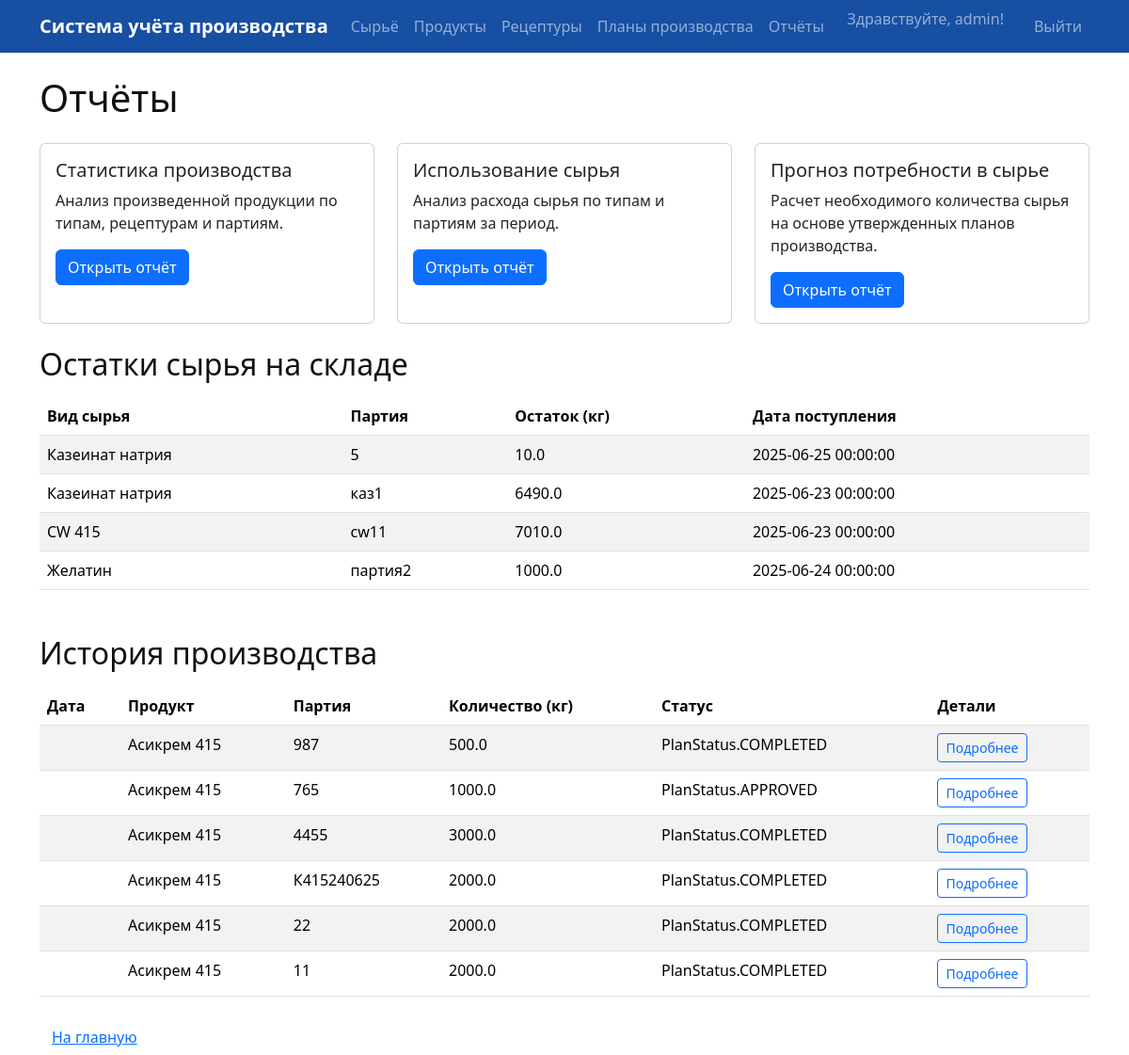
The app's page /reports (signed in) with its own data.
### app/models.py (models this page shows, shortened)
class User(db.Model, UserMixin):
    __tablename__ = "users"
    id = Column(Integer, primary_key=True, index=True)
    email = Column(String, unique=True, index=True)
    username = Column(String, unique=True, index=True)
    hashed_password = Column(String)
    role = Column(SQLAlchemyEnum(UserRole))
    is_active = Column(Boolean, default=True)
    created_at = Column(DateTime(timezone=True), server_default=func.now())
    updated_at = Column(DateTime(timezone=True), onupdate=func.now())

class RawMaterial(db.Model):
    __tablename__ = "raw_materials"
    id = Column(Integer, primary_key=True, index=True)
    name = Column(String, unique=True, index=True)
    type_id = Column(Integer, ForeignKey("raw_material_types.id"))
    batch_number = Column(String)
    quantity_kg = Column(Float)
    date_received = Column(DateTime(timezone=True))
    expiration_date = Column(DateTime(timezone=True))
    created_at = Column(DateTime(timezone=True), server_default=func.now())
    updated_at = Column(DateTime(timezone=True), onupdate=func.now())
    created_by = Column(Integer, ForeignKey("users.id"))
    type = relationship("RawMaterialType", back_populates="raw_materials")
    batches = relationship("MaterialBatch", back_populates="material")

class RawMaterialType(db.Model):
    __tablename__ = "raw_material_types"
    id = Column(Integer, primary_key=True, index=True)
    name = Column(String, unique=True, index=True)
    created_at = Column(DateTime(timezone=True), server_default=func.now())
    updated_at = Column(DateTime(timezone=True), onupdate=func.now())
    raw_materials = relationship("RawMaterial", back_populates="type")
    recipe_items = relationship("RecipeItem", back_populates="material_type")

class ProductionPlan(db.Model):
    __tablename__ = "production_plans"
    id = Column(Integer, primary_key=True, index=True)
    product_id = Column(Integer, ForeignKey("products.id"))
    template_id = Column(Integer, ForeignKey("recipe_templates.id"))
    quantity = Column(Float)
    batch_number = Column(String)
    status = Column(SQLAlchemyEnum(PlanStatus), default=PlanStatus.DRAFT)
    notes = Column(String)
    created_at = Column(DateTime(timezone=True), server_default=func.now())
    updated_at = Column(DateTime(timezone=True), onupdate=func.now())
    created_by = Column(Integer, ForeignKey("users.id"))
    product = relationship("Product", back_populates="production_plans")
    template = relationship("RecipeTemplate", back_populates="production_plans")
    batches = relationship("ProductionBatch", back_populates="plan", cascade="all, delete-orphan")

class Product(db.Model):
    __tablename__ = "products"
    id = Column(Integer, primary_key=True, index=True)
    name = Column(String, unique=True, index=True)
    created_at = Column(DateTime(timezone=True), server_default=func.now())
    updated_at = Column(DateTime(timezone=True), onupdate=func.now())
    created_by = Column(Integer, ForeignKey("users.id"))
    recipe_templates = relationship("RecipeTemplate", back_populates="product")
    production_plans = relationship("ProductionPlan", back_populates="product")

### app/routes.py (the view)
@app.route('/reports')
@login_required
def reports():
    raw_materials = RawMaterial.query.order_by(RawMaterial.type_id, RawMaterial.batch_number).all()
    plans = ProductionPlan.query.order_by(ProductionPlan.created_at.desc()).all()
    return render_template('reports.html', raw_materials=raw_materials, plans=plans)

### app/__init__.py (called while the page is built)
@login_manager.user_loader
def load_user(user_id):
    from .models import User
    return User.query.get(int(user_id))

### app/templates/reports.html (shortened to what this page needs)
{% extends 'base.html' %}
{% block content %}
    <h1 class="mb-4">Отчёты</h1>
    <div class="row mb-4">
        <div class="col-md-4">
            <div class="card h-100">
                <div class="card-body">
                    <h5 class="card-title">Статистика производства</h5>
                    <p class="card-text">Анализ произведенной продукции по типам, рецептурам и партиям.</p>
                    <a href="{{ url_for('production_statistics') }}" class="btn btn-primary">Открыть отчёт</a>
                </div>
            </div>
        </div>
        <div class="col-md-4">
            <div class="card h-100">
                <div class="card-body">
                    <h5 class="card-title">Использование сырья</h5>
                    <p class="card-text">Анализ расхода сырья по типам и партиям за период.</p>
                    <a href="{{ url_for('raw_material_usage_report') }}" class="btn btn-primary">Открыть отчёт</a>
                </div>
            </div>
        </div>
        <div class="col-md-4">
            <div class="card h-100">
                <div class="card-body">
                    <h5 class="card-title">Прогноз потребности в сырье</h5>
                    <p class="card-text">Расчет необходимого количества сырья на основе утвержденных планов производства.</p>
                    <a href="{{ url_for('raw_material_forecast') }}" class="btn btn-primary">Открыть отчёт</a>
                </div>
            </div>
        </div>
    </div>
    <h2 class="mb-3">Остатки сырья на складе</h2>
    <table class="table table-striped mb-5">
        <thead>
        <tr>
            <th>Вид сырья</th>
            <th>Партия</th>
            <th>Остаток (кг)</th>
            <th>Дата поступления</th>
        </tr>
        </thead>
        <tbody>
        {% for rm in raw_materials %}
        <tr>
            <td>{{ rm.type.name }}</td>
            <td>{{ rm.batch_number }}</td>
            <td>{{ rm.quantity_kg }}</td>
            <td>{{ rm.date_received }}</td>
        </tr>
        {% endfor %}
        </tbody>
    </table>
    <h2 class="mb-3">История производства</h2>
    <table class="table table-striped mb-4">
        <thead>
        <tr>
            <th>Дата</th>
            <th>Продукт</th>
            <th>Партия</th>
            <th>Количество (кг)</th>
            <th>Статус</th>
            <th>Детали</th>
        </tr>
        </thead>
        <tbody>
        {% for plan in plans %}
        <tr>
            <td>{{ plan.date }}</td>
            <td>{{ plan.product.name }}</td>
            <td>{{ plan.batch_number }}</td>
            <td>{{ plan.quantity }}</td>
            <td>{{ plan.status }}</td>
            <td><a href="{{ url_for('production_plan_detail', plan_id=plan.id) }}" class="btn btn-sm btn-outline-primary">Подробнее</a></td>
        </tr>
        {% endfor %}
        </tbody>
    </table>
    <a href="/" class="btn btn-link">На главную</a>
{% endblock %}

### app/templates/base.html (shortened to what this page needs)
<!doctype html>
<html lang="ru">
<head>
    <link href="https://cdn.jsdelivr.net/npm/bootstrap@5.3.2/dist/css/bootstrap.min.css" rel="stylesheet">
    <link href="https://cdnjs.cloudflare.com/ajax/libs/font-awesome/5.15.4/css/all.min.css" rel="stylesheet">
    <link href="https://cdn.datatables.net/1.11.5/css/dataTables.bootstrap5.min.css" rel="stylesheet">
</head>
<body>
{% set user = current_user if current_user.is_authenticated else None %}
<nav class="navbar navbar-expand-lg navbar-dark bg-primary mb-4">
    <div class="container">
        <a class="navbar-brand" href="/">
            <span>Система учёта производства</span>
        </a>
        <div class="collapse navbar-collapse" id="navbarNav">
            <ul class="navbar-nav me-auto">
                <li class="nav-item">
                    <a class="nav-link" href="/raw_materials"
                       data-bs-toggle="tooltip" title="Управление сырьем и его партиями">
                        Сырьё
                    </a>
                </li>
                <li class="nav-item">
                    <a class="nav-link" href="/products"
                       data-bs-toggle="tooltip" title="Управление продуктами">
                        Продукты
                    </a>
                </li>
                <li class="nav-item">
                    <a class="nav-link" href="/recipes"
                       data-bs-toggle="tooltip" title="Создание и редактирование рецептур">
                        Рецептуры
                    </a>
                </li>
                <li class="nav-item">
                    <a class="nav-link" href="/production_plans"
                       data-bs-toggle="tooltip" title="Планирование и контроль производства">
                        Планы производства
                    </a>
                </li>
                <li class="nav-item">
                    <a class="nav-link" href="/reports"
                       data-bs-toggle="tooltip" title="Просмотр отчетов и аналитики">
                        Отчёты
                    </a>
                </li>
            </ul>
            <ul class="navbar-nav ms-auto">
                {% if user %}
                    <li class="nav-item">
                        <span class="navbar-text me-2">Здравствуйте, {{ user.username }}!</span>
                    </li>
                    <li class="nav-item">
                        <a class="nav-link ms-3" href="{{ url_for('logout') }}">Выйти</a>
                    </li>
                {% else %}
                    <li class="nav-item">
                        <a class="nav-link" href="{{ url_for('login') }}">Войти</a>
                    </li>
                {% endif %}
            </ul>
        </div>
    </div>
</nav>
<div class="container">
    {% block content %}{% endblock %}
</div>
</body>
</html>

### app/templates/base.html (style rules this page uses)
:root { --main-blue: #174fa3; --main-blue-dark: #113366; --main-blue-light: #e6f0fa; }
body { background: #fff; color: #111; }
.navbar { background: var(--main-blue) !important; }
.navbar-brand, .navbar-brand span { color: #fff !important; font-weight: bold; }
.table thead { background: var(--main-blue-dark); color: #fff; }
.table-striped > tbody > tr:nth-of-type(odd) { background-color: var(--main-blue-light); }

### records on screen
User: username "admin"
RawMaterial: type.name "Казеинат натрия", batch_number "5", quantity_kg "10.0", date_received "2025-06-25 00:00:00"
RawMaterial: type.name "Казеинат натрия", batch_number "каз1", quantity_kg "6490.0", date_received "2025-06-23 00:00:00"
RawMaterial: type.name "CW 415", batch_number "cw11", quantity_kg "7010.0", date_received "2025-06-23 00:00:00"
RawMaterial: type.name "Желатин", batch_number "партия2", quantity_kg "1000.0", date_received "2025-06-24 00:00:00"
ProductionPlan: product.name "Асикрем 415", batch_number "987", quantity "500.0", status "PlanStatus.COMPLETED"
ProductionPlan: product.name "Асикрем 415", batch_number "765", quantity "1000.0", status "PlanStatus.APPROVED"
ProductionPlan: product.name "Асикрем 415", batch_number "4455", quantity "3000.0", status "PlanStatus.COMPLETED"
ProductionPlan: product.name "Асикрем 415", batch_number "К415240625", quantity "2000.0", status "PlanStatus.COMPLETED"
ProductionPlan: product.name "Асикрем 415", batch_number "22", quantity "2000.0", status "PlanStatus.COMPLETED"
ProductionPlan: product.name "Асикрем 415", batch_number "11", quantity "2000.0", status "PlanStatus.COMPLETED"
